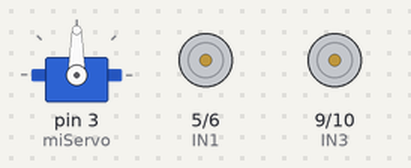
Recording of a sketch running on a simulated Arduino Uno, built with avr-gcc and run on an emulated ATmega328P. Shown: servo, motor-driver pin pairs drawn as motors (green arrow = first pin HIGH = forward, orange = second pin HIGH = backward, longer = more drive).

Above: at 3.75 s.
At 6.81 s:
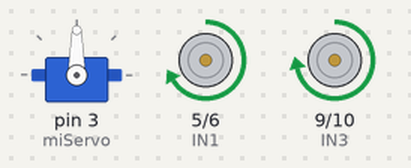
At 9.55 s:
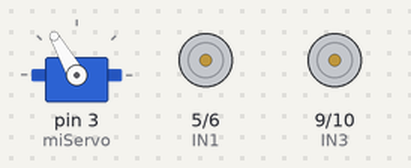
At 17.56 s:
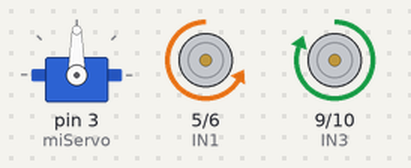
At 27.2 s:
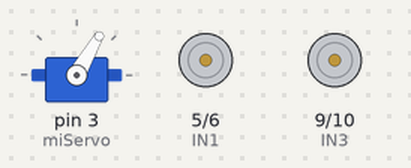
At 36.08 s:
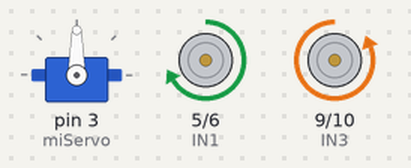
Timing chart, 0 to 40.0 s (numbered marks = the images above):
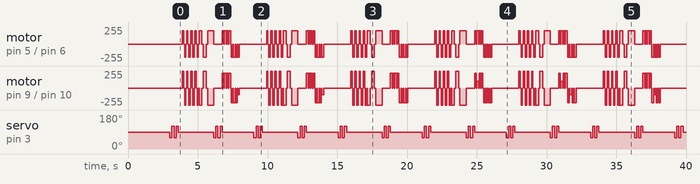

Measured:
- by itself, motor on pin 5 (IN1) / pin 6 (IN2): moves between backward 200/255 and forward 200/255, repeating every 6.0 s
- by itself, servo on pin 3 (miServo): repeats every 6.0 s: 120° 0.15 s, 60° 0.15 s, 120° 0.15 s, 90° 2.6 s, 2 × (60° 0.15 s, 120° 0.15 s), 90° 2.3 s, 60° 0.15 s

The sketch:

Bailar.ino
```cpp
#include <Servo.h>

Servo miServo;

// Pines del L298N
const int IN1 = 5;
const int IN2 = 6;
const int IN3 = 9;
const int IN4 = 10;

void setup() {
  pinMode(IN1, OUTPUT);
  pinMode(IN2, OUTPUT);
  pinMode(IN3, OUTPUT);
  pinMode(IN4, OUTPUT);

  miServo.attach(3);
  miServo.write(90); // Mirar al frente

  delay(3000);
}

void loop() {
  cabeceoDoble();
  delay(300);

  pasoAdelanteAtras();

  girosLocos();

  detenerse();
  cabeceoDoble();

  pasoZigZag();

  detenerse();
  miServo.write(90);
  delay(1000);
}

// --- PASOS DE BAILE: ESTILO "POP & LOCK" (Para tarima de 55cm) ---

void pasoAdelanteAtras() {
  // Movimientos muy explosivos pero con "freno seco" para no patinar.
  for(int i = 0; i < 4; i++) {
    avanzar();
    delay(100);  // Tironcito hacia adelante
    detenerse();
    delay(50);   // Freno seco (bloqueo robótico)

    retroceder();
    delay(100);  // Tironcito hacia atrás
    detenerse();
    delay(50);   // Freno seco
  }
}

void girosLocos() {
  // Los giros ahora tienen pausas para que parezcan "cortes" musicales.
  // Evita que la fuerza centrífuga desplace al robot.
  girarDerecha();
  delay(200);
  detenerse();
  delay(100);

  girarIzquierda();
  delay(200);
  detenerse();
  delay(100);

  girarDerecha();
  delay(450); // Un giro de 360 más controlado
  detenerse();
}

void pasoZigZag() {
  // Micro-ZigZag. Reducimos el voltaje máximo (de 255 a 220) solo
  // para este paso, así evitamos que se escape por los bordes.

  // Hacia adelante
  for(int i = 0; i < 2; i++) {
    analogWrite(IN1, 100); digitalWrite(IN2, LOW);
    analogWrite(IN3, 220); digitalWrite(IN4, LOW);
    delay(120);
    detenerse(); delay(40); // Freno

    analogWrite(IN1, 200); digitalWrite(IN2, LOW);
    analogWrite(IN3, 100); digitalWrite(IN4, LOW);
    delay(120);
    detenerse(); delay(40); // Freno
  }

  // Hacia atrás (regresa exactamente al centro de la tarima)
  for(int i = 0; i < 2; i++) {
    digitalWrite(IN1, LOW); analogWrite(IN2, 100);
    digitalWrite(IN3, LOW); analogWrite(IN4, 220);
    delay(120);
    detenerse(); delay(40); // Freno

    digitalWrite(IN1, LOW); analogWrite(IN2, 200);
    digitalWrite(IN3, LOW); analogWrite(IN4, 100);
    delay(120);
    detenerse(); delay(40); // Freno
  }
}

void cabeceoDoble() {
  // Igual de rápido, sin ocupar espacio
  miServo.write(60);
  delay(150);
  miServo.write(120);
  delay(150);
  miServo.write(60);
  delay(150);
  miServo.write(120);
  delay(150);
  miServo.write(90);
}

// --- MOVIMIENTOS BASE ---

void avanzar() {
  analogWrite(IN1, 200); digitalWrite(IN2, LOW);
  analogWrite(IN3, 255); digitalWrite(IN4, LOW);
}

void retroceder() {
  digitalWrite(IN1, LOW); analogWrite(IN2, 200);
  digitalWrite(IN3, LOW); analogWrite(IN4, 255);
}

void detenerse() {
  digitalWrite(IN1, LOW); digitalWrite(IN2, LOW);
  digitalWrite(IN3, LOW); digitalWrite(IN4, LOW);
}

void girarDerecha() {
  analogWrite(IN1, 200); digitalWrite(IN2, LOW);
  digitalWrite(IN3, LOW); analogWrite(IN4, 255);
}

void girarIzquierda() {
  digitalWrite(IN1, LOW); analogWrite(IN2, 200);
  analogWrite(IN3, 255); digitalWrite(IN4, LOW);
}
```
